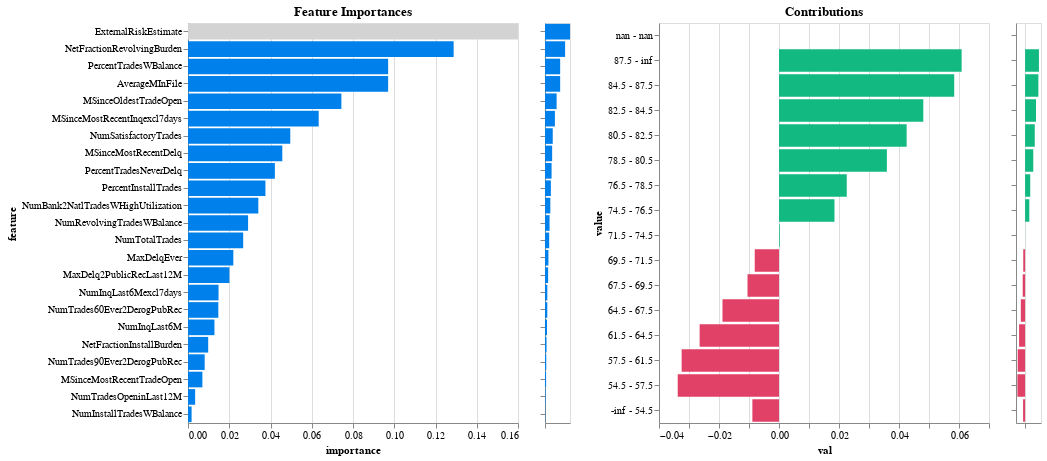

The notebook cell saved with this chart:
### Markdown cell above
## 4. Model Interpretability and Explainability

Generate insights into the model's decision-making process and understand feature importance.

### Code cell
model.explain()

### Figure 1 — Vega-Lite specification as saved in the notebook (floating-point values rounded to 4 significant figures; data arrays with more than 128 entries replaced by an {"elided": "..."} marker saying what was removed)
{"config": {"view": {"continuousWidth": 300, "continuousHeight": 300}}, "hconcat": [{"mark": {"type": "bar", "color": "#0080ea"}, "encoding": {"color": {"condition": {"param": "param_1", "value": "lightgray"}, "value": "#0080ea"}, "tooltip": {"field": "importance_label", "type": "nominal"}, "x": {"field": "importance", "type": "quantitative"}, "y": {"field": "feature", "sort": {"field": "importance", "order": "descending"}, "type": "nominal"}}, "height": 400, "name": "view_1", "title": "Feature Importances", "transform": [{"filter": {"param": "param_2"}}], "width": 330}, {"mark": {"type": "bar", "color": "#0080ea"}, "encoding": {"x": {"axis": {"labels": false, "title": null}, "field": "importance", "type": "quantitative"}, "y": {"axis": {"labels": false, "title": null}, "field": "feature", "sort": "-x", "type": "nominal"}}, "height": 400, "name": "view_2", "width": 25}, {"data": {"name": "data-609bc98aa9bf5908884b84c5eca62db5"}, "mark": {"type": "bar", "color": "#e14067"}, "encoding": {"color": {"condition": {"test": "(datum.contribution < 0)", "value": "#e14067"}, "value": "#12b980"}, "tooltip": {"field": "score_label", "type": "nominal"}, "x": {"field": "val", "type": "quantitative"}, "y": {"field": "value", "sort": {"field": "index", "order": "descending"}, "type": "nominal"}}, "height": 400, "name": "view_3", "title": "Contributions", "transform": [{"fold": ["contribution", "mean", "frequency"], "as": ["column", "val"]}, {"filter": {"param": "Select"}}, {"filter": {"param": "param_1"}}, {"filter": {"param": "param_3"}}], "width": 330}, {"data": {"name": "data-609bc98aa9bf5908884b84c5eca62db5"}, "mark": {"type": "bar", "color": "#e14067"}, "encoding": {"color": {"condition": {"test": "(datum.contribution < 0)", "value": "#e14067"}, "value": "#12b980"}, "x": {"axis": {"labels": false, "title": null}, "field": "contribution", "type": "quantitative"}, "y": {"axis": {"labels": false, "title": null}, "field": "value", "sort": {"field": "index", "order": "descending"}, "type": "nominal"}}, "height": 400, "name": "view_4", "transform": [{"filter": {"param": "param_1"}}], "width": 25}], "data": {"name": "data-11da4023462776382c973124bac0b31b"}, "params": [{"name": "param_1", "select": {"type": "point", "fields": ["feature"]}, "value": "ExternalRiskEstimate", "views": ["view_1"]}, {"name": "Select", "select": {"type": "point", "fields": ["column"]}, "bind": {"input": "select", "options": ["contribution", "mean", "frequency"]}, "value": "contribution", "views": ["view_1", "view_3"]}, {"name": "param_2", "select": {"type": "interval", "encodings": ["y"]}, "views": ["view_2"]}, {"name": "param_3", "select": {"type": "interval", "encodings": ["y"]}, "views": ["view_4"]}], "$schema": "https://vega.github.io/schema/vega-lite/v5.20.1.json", "datasets": {"data-11da4023462776382c973124bac0b31b": [{"feature": "NumInstallTradesWBalance", "importance": 0.001746, "importance_label": "0.2%"}, {"feature": "NumTradesOpeninLast12M", "importance": 0.003462, "importance_label": "0.3%"}, {"feature": "MSinceMostRecentTradeOpen", "importance": 0.006971, "importance_label": "0.7%"}, {"feature": "NumTrades90Ever2DerogPubRec", "importance": 0.008088, "importance_label": "0.8%"}, {"feature": "NetFractionInstallBurden", "importance": 0.009793, "importance_label": "1.0%"}, {"feature": "NumInqLast6M", "importance": 0.01282, "importance_label": "1.3%"}, {"feature": "NumTrades60Ever2DerogPubRec", "importance": 0.01471, "importance_label": "1.5%"}, {"feature": "NumInqLast6Mexcl7days", "importance": 0.01481, "importance_label": "1.5%"}, {"feature": "MaxDelq2PublicRecLast12M", "importance": 0.02008, "importance_label": "2.0%"}, {"feature": "MaxDelqEver", "importance": 0.02198, "importance_label": "2.2%"}, {"feature": "NumTotalTrades", "importance": 0.02675, "importance_label": "2.7%"}, {"feature": "NumRevolvingTradesWBalance", "importance": 0.02913, "importance_label": "2.9%"}, {"feature": "NumBank2NatlTradesWHighUtilization", "importance": 0.0341, "importance_label": "3.4%"}, {"feature": "PercentInstallTrades", "importance": 0.03754, "importance_label": "3.8%"}, {"feature": "PercentTradesNeverDelq", "importance": 0.04212, "importance_label": "4.2%"}, {"feature": "MSinceMostRecentDelq", "importance": 0.04572, "importance_label": "4.6%"}, {"feature": "NumSatisfactoryTrades", "importance": 0.04959, "importance_label": "5.0%"}, {"feature": "MSinceMostRecentInqexcl7days", "importance": 0.06336, "importance_label": "6.3%"}, {"feature": "MSinceOldestTradeOpen", "importance": 0.07436, "importance_label": "7.4%"}, {"feature": "AverageMInFile", "importance": 0.09703, "importance_label": "9.7%"}, {"feature": "PercentTradesWBalance", "importance": 0.09704, "importance_label": "9.7%"}, {"feature": "NetFractionRevolvingBurden", "importance": 0.1288, "importance_label": "12.9%"}, {"feature": "ExternalRiskEstimate", "importance": 0.16, "importance_label": "16.0%"}], "data-609bc98aa9bf5908884b84c5eca62db5": {"elided": "225 records"}}}
